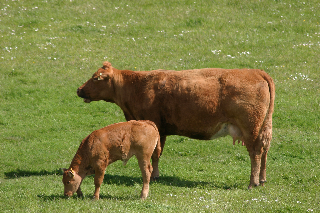
%> input picture Project/textonizationTestImg.bmp, 320 x 213 px
$ octave testFeatureResponse.m   (GNU Octave 9; MATLAB toolbox functions it lacks are replaced by stand-ins)
%> lines starting %> are read from the running program, lines starting %| are printed output that depends on the picture; in (x1, y1, x2, y2) boxes, pixels count from 0 and x2, y2 are one past the last pixel; in counts of white or black regions, pixels touching at a corner belong together; the program's own positions count from 1
### Project/imgTextonization.m
%{
imgTextonization.m

ML founndations - 2012A
Yaniv Bar

Generate image texton map.
This is done by obtaining a 17 - dimensional feature filtered image bank which is clustered using k-means and assigned values.

The feature filtered image bank is made of 3 Gaussians, 4 Laplacian of Gaussians (LoG) and 4 first order derivatives of Gaussians.
The three Gaussian kernels (with sigma = 1, 2, 4) are applied to each H,S,V channel, thus producing 9 filter responses.
The four LoGs (with sigma = 1, 2, 4, 8) were applied to the V channel only, thus producing 4 filter responses.
The four derivatives of Gaussians were divided into the two x and y aligned sets, each with two different
values of kernels (sigma = 2, 4). Derivatives of Gaussians were also applied to the V channel only, thus producing 4 final filter
responses.

Therefore, each pixel in each image has associated a 17-dimensional feature vector. These 17-dimensional feature
vectors are then clustered using k-means and assigned values which represents the textonized image.

Input:
Im - a colored image (matrix)
filterBank - 11 dimensional filter bank
numClusters - number or clusters

Output:
textonizedIm - textonized image
%}
function [textonizedIm]=imgTextonization(Im, filterBank,numClusters)
% The training image is convolved with a 17-dimensional filter-bank at scale k
numFeatures = 17;

Im = im2double(Im);
[Im_n,Im_m,Im_d]=size(Im);
Im_hsv = rgb2hsv(Im);
Im_h = Im_hsv(:,:,1);
Im_s = Im_hsv(:,:,2);
Im_v = Im_hsv(:,:,3);

cell{1,1}=conv2(Im_h,filterBank{1,1},'same');
cell{1,2}=conv2(Im_s,filterBank{1,1},'same');
cell{1,3}=conv2(Im_v,filterBank{1,1},'same');
cell{1,4}=conv2(Im_h,filterBank{1,2},'same');
cell{1,5}=conv2(Im_s,filterBank{1,2},'same');
cell{1,6}=conv2(Im_v,filterBank{1,2},'same');
cell{1,7}=conv2(Im_h,filterBank{1,3},'same');
cell{1,8}=conv2(Im_s,filterBank{1,3},'same');
cell{1,9}=conv2(Im_v,filterBank{1,3},'same');
cell{1,10}=conv2(Im_v,filterBank{1,4},'same');
cell{1,11}=conv2(Im_v,filterBank{1,5},'same');
cell{1,12}=conv2(Im_v,filterBank{1,6},'same');
cell{1,13}=conv2(Im_v,filterBank{1,7},'same');
cell{1,14}=conv2(Im_v,filterBank{1,8},'same');
cell{1,15}=conv2(Im_v,filterBank{1,9},'same');
cell{1,16}=conv2(Im_v,filterBank{1,10},'same');
cell{1,17}=conv2(Im_v,filterBank{1,11},'same');

%The 17D responses for all training pixels are then whitened (to give zero mean and unit covariance),
X=zeros(Im_n*Im_m, numFeatures);
for i=1:numFeatures
    pixelFeatureVec = cell{1,i}(:);
    pixelFeatureVec = pixelFeatureVec - mean(pixelFeatureVec);
    pixelFeatureVec=pixelFeatureVec/std(pixelFeatureVec(:));
    X(:,i) = pixelFeatureVec;
end

[X,rY,initC,finalC]=my_kMeansClustering(X,numClusters,20);
rY=rY(:,numFeatures+1);

%[rY,ctrs] = kmeans(X,numClusters,'Distance','sqEuclidean','Start','sample','Replicates',1,'MaxIter',20); %matlab imp. (alt.)

textonizedIm = reshape(rY, Im_n, Im_m);

### Project/my_kMeansClustering.m
%{
my_kMeansClustering.m

ML founndations - 2012A
Yaniv Bar

kMeans algorithm implementation.

Input:
X - matrix data: objects in columns and attributes in rows
k - number of clusters
maxIter - max iteration
isRand - random initialization (if true), sequential initialization otherwise

Output:
X - matrix data
rY - a column verctor which represents the group of each object
initC - initial centroids
finalC - final centroids
%}
function [X,rY,initC,finalC]=my_kMeansClustering(X,k,maxIter,isRand)
if (nargin<4)
    isRand=0;
else
    isRand=1;
end

[numOfObjects,numOfAtts]=size(X);
% initial value of centroid
if (isRand==1)
    % random initialization
    p = randperm(k);
    for i=1:k
        initC(i,:)=X(p(i),:);
    end
else
    % sequential initialization
    for i=1:k
        initC(i,:)=X(i,:);
    end
end
finalC=initC;
% initialize as zero vector
temp=zeros(numOfObjects,1);
for tempIter=1:maxIter
    % calculate objcets-centroid distances
    d=computeEuclideanDistMatrix(X,finalC);
    % find group matrix g
    [z,g]=min(d,[],2);
    if (g==temp)
        % stop the iteration,
        break;
    else
        % copy group matrix to temporary variable
        temp=g;
    end
    for i=1:k
        f=find(g==i);
        % only compute centroid if f is not empty
        if f
            finalC(i,:)=mean(X(find(g==i),:),1);
        end
    end
end
rY=[X,g];
end

### Project/computeEuclideanDistMatrix.m
%{
computeEuclideanDistMatrix.m

ML founndations - 2012A
Yaniv Bar

compute euclidean distance matrix

Input:
A - matrix A
B - matrix B

Output:
d - distance matrix
%}
function d=computeEuclideanDistMatrix(A,B)
[hA,wA]=size(A);
[hB,wB]=size(B);
if (hA==1&& hB==1)
   d=sqrt(dot((A-B),(A-B)));
else
   C=zeros(wB,hB);
   C(1,:)=ones(1,hB);

   %C=[ones(1,hB);zeros(1,hB)];
   D=flipud(C);

   E=zeros(wA,hA);
   E(1,:)=ones(1,hA);

   %E=[ones(1,hA);zeros(1,hA)];


   F=flipud(E);
   G=A*C;
   H=A*D;
   I=B*E;
   J=B*F;
   d=sqrt((G-I').^2+(H-J').^2);
end

### Project/getTextonLayerImg.m
%{
getTextonLayerImg.m

ML founndations - 2012A
Yaniv Bar

Get the texton layer image based on textonized image and a texton value.

Input:
t - texton
textonizedIm - textonized image

Output:
textonLayerIm - texton layer image
%}
function [textonLayerIm]=getTextonLayerImg(t,textonizedIm)
[n,m]=size(textonizedIm);
fullTextonLayerIm=ones(n,m).*t;
textonLayerIm=(textonizedIm==fullTextonLayerIm);


### Project/calcIntImg.m
%{
calcIntImg.m

ML founndations - 2012A
Yaniv Bar

calculate the integral image

Input:
f - image

Output:
g - integral image
%}
function g = calcIntImg(f)
[f_n,f_m]=size(f);
g=zeros(f_n,f_m);
for i=1:f_n
    for j=1:f_m
        tempSum=sum(sum(f(1:i,1:j)));
        g(i,j)=tempSum;
    end
end

### Project/calcFeatureResponse.m
%{
calcFeatureResponse.m

ML founndations - 2012A
Yaniv Bar

Calculate feature response given rectangle tl and br positions
and texton integral image.

Input:
r_tl - rect tl point
r_br - rect br point
textonIntIm - texton integral image

Output:
featureResponse - feature response value
featureResponsePerc - feature response perc
%}

function [featureResponse, featureResponsePerc]=calcFeatureResponse(r_tl,r_br,textonIntIm)
% s1 s2
% s3 s4
r_tl_x=r_tl(1);
r_tl_y=r_tl(2);
r_br_x=r_br(1);
r_br_y=r_br(2);
areaDim=size(textonIntIm(r_tl_y:r_br_y,r_tl_x:r_br_x));
area=areaDim(1)*areaDim(2);
s4=textonIntIm(r_br_y,r_br_x);
s2=textonIntIm(r_tl_y,r_br_x);
s3=textonIntIm(r_br_y,r_tl_x);
s1=textonIntIm(r_tl_y,r_tl_x);
featureResponse = s4-s3-s2+s1;
featureResponsePerc = (featureResponse / area);

### Project/getFilterBank.m
%{
getFilterBank.m

ML founndations - 2012A
Yaniv Bar

Get the following 11 - dimensional filter bank.
The filter bank is made of 3 Gaussians, 4 Laplacian of Gaussians (LoG) and 4 first order derivatives of Gaussians.
(three Gaussian kernels (with sigma = 1, 2, 4) , four LoGs kerneks (with sigma = 1, 2, 4, 8), four derivatives of Gaussians (x and y aligned sets),
each with two different values of kernels (sigma = 2, 4).

Input:
filterSize - filter size

Output:
filtrerBank - 11 dimensional filter bank (cell)
%}
function [filtrerBank]=getFilterBank(filterSize)
DISP_FILTER_BANK_FLAG=0;
type1_numFilters = 3;
type2_numFilters = 4;
type3_numFilters = 4;

sigma_val1=1;
sigma_val2=2;
sigma_val4=4;
sigma_val8=8;

gaussianFilter = getSymmetricGaussianFilter(filterSize,sigma_val1);
cell{1,1}=gaussianFilter;
gaussianFilter = getSymmetricGaussianFilter(filterSize,sigma_val2);
cell{1,2}=gaussianFilter;
gaussianFilter = getSymmetricGaussianFilter(filterSize,sigma_val4);
cell{1,3}=gaussianFilter;
logFilter = getSymmetricLogFilter(filterSize,sigma_val1);
cell{1,4}=logFilter;
logFilter = getSymmetricLogFilter(filterSize,sigma_val2);
cell{1,5}=logFilter;
logFilter = getSymmetricLogFilter(filterSize,sigma_val4);
cell{1,6}=logFilter;
logFilter = getSymmetricLogFilter(filterSize,sigma_val8);
cell{1,7}=logFilter;
gaussianFilter = getOneDimGaussianFilter(filterSize,sigma_val2,'X');
cell{1,8}=gaussianFilter;
gaussianFilter = getOneDimGaussianFilter(filterSize,sigma_val4,'X');
cell{1,9}=gaussianFilter;
gaussianFilter = getOneDimGaussianFilter(filterSize,sigma_val2,'Y');
cell{1,10}=gaussianFilter;
gaussianFilter = getOneDimGaussianFilter(filterSize,sigma_val4,'Y');
cell{1,11}=gaussianFilter;

filtrerBank = cell;

if(DISP_FILTER_BANK_FLAG == 1)
    figure;
    for i=1:type1_numFilters
        subplot(2,type1_numFilters,i); imagesc(filtrerBank{i});colormap(gray);
        subplot(2,type1_numFilters,i+type1_numFilters); mesh(filtrerBank{i});
    end
    figure;
    for i=1:type2_numFilters
        subplot(2,type2_numFilters,i); imagesc(filtrerBank{type1_numFilters+i});colormap(gray);
        subplot(2,type2_numFilters,i+type2_numFilters); mesh(filtrerBank{type1_numFilters+i});
    end
    figure;
    for i=1:type3_numFilters
        subplot(2,type3_numFilters,i); imagesc(filtrerBank{type1_numFilters+type2_numFilters+i});colormap(gray);
        subplot(2,type3_numFilters,i+type3_numFilters); mesh(filtrerBank{type1_numFilters+type2_numFilters+i});
    end
end

### Project/getOneDimGaussianFilter.m
%{
getOneDimGaussianFilter.m

ML founndations - 2012A
Yaniv Bar

Get a derivative Gaussian lowpass filter
of size 'filterSize' with standard deviation 'sigma'

Input:
filterSize - filter size
sigma - standard deviation
der - (X) 1D-X, (Y) 1D-Y

Output:
gaussianFilter -  a one directional Gaussian lowpass filter
%}

function [gaussianFilter]=getOneDimGaussianFilter(filterSize, sigma, der)
if(strcmp(der,'X')==1)
  gaussianFilter=myGaussianFilter(filterSize,sigma,'X');
elseif(strcmp(der,'Y')==1)
  gaussianFilter=myGaussianFilter(filterSize,sigma,'Y');
end

### Project/getSymmetricGaussianFilter.m
%{
getSymmetricGaussianFilter.m

ML founndations - 2012A
Yaniv Bar

Get a rotationally symmetric Gaussian lowpass filter
of size 'filterSize' with standard deviation 'sigma'

Input:
filterSize - filter size
sigma - standard deviation

Output:
gaussianFilter -  a rotationally symmetric Gaussian lowpass filter
%}

function [gaussianFilter]=getSymmetricGaussianFilter(filterSize, sigma)
gaussianFilter=myGaussianFilter(filterSize,sigma,'S');
% alt: gaussianFilter=fspecial('gaussian',filterSize,sigma);

### Project/getSymmetricLogFilter.m
%{
getSymmetricLogFilter.m

ML founndations - 2012A
Yaniv Bar

Get a rotationally symmetric LOG filter
of size 'filterSize' with standard deviation 'sigma' using fspecial method

Input:
filterSize - filter size
sigma - standard deviation

Output:
logFilter -  a rotationally symmetric LOG filter
%}

function [logFilter]=getSymmetricLogFilter(filterSize, sigma)
logFilter=fspecial('log',filterSize,sigma);

### Project/myGaussianFilter.m
%{
myGaussianFilter.m

ML founndations - 2012A
Yaniv Bar

Input:
filterSize - filter size
filterStd - filter standard deviation
der - (X) 1D-X, (Y) 1D-Y, (S) 2D - Sym (X & Y)

Output:
outputFilter - filter

%}
function [outputFilter]=myGaussianFilter(filterSize,filterStd, der);
filter_n = filterSize(1);
filter_m =  filterSize(2);

[x,y] = meshgrid(-floor(filter_m/2):floor((filter_m-1)/2),-floor(filter_n/2):floor((filter_n-1)/2));
% generating gaussian filter

if(strcmp(der,'S')==1)
    D=sqrt(x.^2+y.^2);
    outputFilter=exp(-(D.^2)./(2*(filterStd.^2)));
elseif(strcmp(der,'X')==1)
    D=sqrt(x.^2);
    outputFilter=exp(-(D.^2)./(2*(filterStd.^2)));
elseif(strcmp(der,'Y')==1)
    D=sqrt(y.^2);
    outputFilter=exp(-(D.^2)./(2*(filterStd.^2)));
end

outputFilter=outputFilter./(sum(sum(outputFilter)));

### Project/testFeatureResponse.m
%{
tesFeatureResponse.m

ML founndations - 2012A
Yaniv Bar

Testing shape filter response

%}
clear;

imgFileName = 'textonizationTestImg.bmp';
srcIm = imread(imgFileName);
%> srcIm is the input picture: size 213x320x3 uint8; mean R, G, B 125.8, 128.4, 66.8
Im = im2double(srcIm);
[Im_n,Im_m,Im_d]=size(Im);
%> Im_n = 213; Im_m = 320; Im_d = 3
filterSize=[35,35];
numClusters=5;
filtrerBank=getFilterBank(filterSize);
textonizedIm=uint8(imgTextonization(Im, filtrerBank, numClusters));
%> in imgTextonization, `Im_hsv = rgb2hsv(Im);`: Im_hsv: size 213x320x3 double; mean H, S, V 0.172, 0.532, 0.537
%> in imgTextonization, `Im_v = Im_hsv(:,:,3);`:
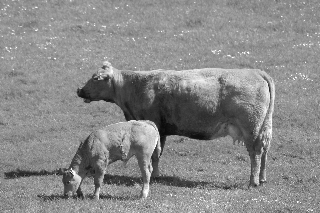
%> Im_v: size 213x320 double; min 0.0353, max 1, mean 0.537
%> in my_kMeansClustering, `[numOfObjects,numOfAtts]=size(X);`: numOfObjects = 68160; numOfAtts = 17
%> textonizedIm: size 213x320 uint8
textonizedIm=im2double(textonizedIm);
%> textonizedIm: size 213x320 double
textonizedIm=imadjust(textonizedIm,[min(textonizedIm(:)),max(textonizedIm(:))],[0,1]);
textons=unique(textonizedIm)
%> textons = [0; 0.25; 0.5; 0.75; 1]
numTextons=length(textons);
%> numTextons = 5

figure;
subplot(1,2,1); imagesc(textonizedIm);
subplot(1,2,2); imhist(textonizedIm);
%> after `imhist(textonizedIm)`:
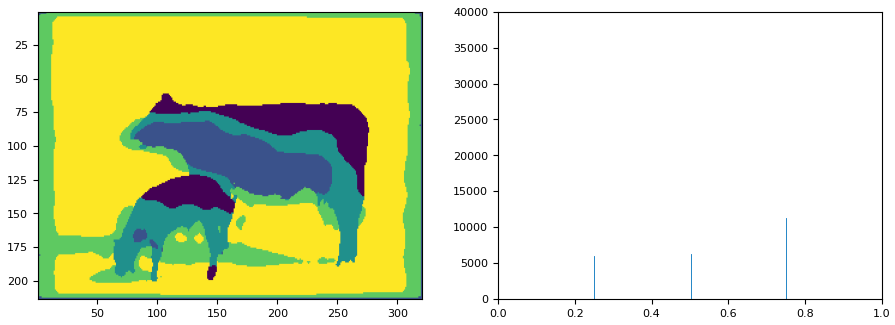
%> figure redrawn from the program's plot data, 2 panels

% test 1
tempTextonizedIm=textonizedIm;
i=[111,68];
r_tl=[76,27];
r_br=[119,71];
t=textons(5);
%> t = 1
border = 0.3;

tempTextonizedIm(r_tl(2),r_tl(1):r_br(1)) = border;
%> tempTextonizedIm: size 213x320 double; min 0, max 1, mean 0.775
tempTextonizedIm(r_br(2),r_tl(1):r_br(1)) = border;
%> tempTextonizedIm: size 213x320 double; min 0, max 1, mean 0.775; mean of the top-left, top-right, bottom-left and bottom-right quarters 0.843, 0.756, 0.735, 0.769
tempTextonizedIm(r_tl(2):r_br(2),r_tl(1)) = border;
%> tempTextonizedIm: size 213x320 double; min 0, max 1, mean 0.775; mean of the top-left, top-right, bottom-left and bottom-right quarters 0.841, 0.756, 0.735, 0.769
tempTextonizedIm(r_tl(2):r_br(2),r_br(1)) = border;
%> tempTextonizedIm: size 213x320 double; min 0, max 1, mean 0.774

textonLayerIm=getTextonLayerImg(t,textonizedIm);
%> in getTextonLayerImg, `fullTextonLayerIm=ones(n,m).*t;`: fullTextonLayerIm: size 213x320 double; every value is 1
%> in getTextonLayerImg, `textonLayerIm=(textonizedIm==fullTextonLayerIm);`:
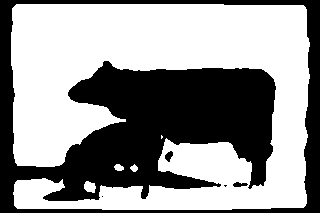
%> textonLayerIm: size 213x320 logical; 58.3% white; 5 black regions (2 under 20 px), largest, box (x1, y1, x2, y2) and area: (0, 0, 320, 213) 28292, (165, 151, 173, 162) 56, (233, 182, 248, 187) 51
textonIntIm=calcIntImg(textonLayerIm);
%> after the loop in calcIntImg, `for i=1:f_n`:
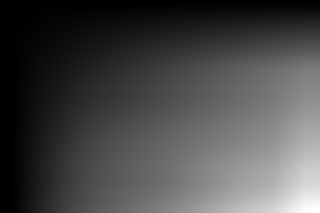
%> g: size 213x320 double; min 0, max 39756, mean 11378.9; drawn with min black and max white

figure;
subplot(1,2,1); imagesc(tempTextonizedIm);title('Shape filter example on textonized image');
hold on
plot(i(1),i(2),'*');
hold off
tempTitle = sprintf('Layered texton image for texton index=%f (red=texton layer)',t);
subplot(1,2,2); imagesc(textonLayerIm);title(tempTitle);
%> after `title(tempTitle)`:
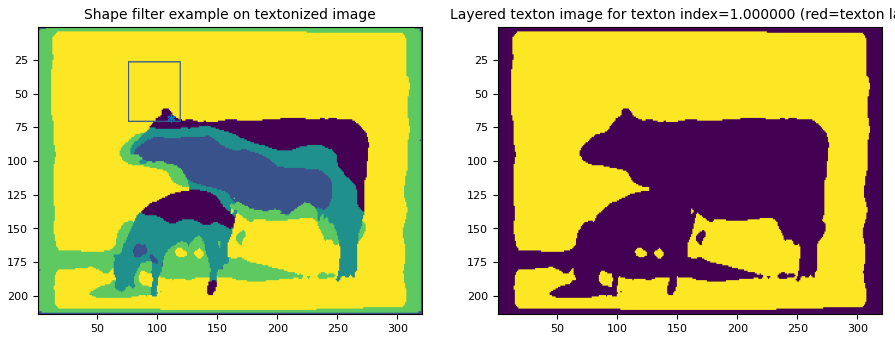
%> figure redrawn from the program's plot data, 2 panels
[featureResponse, featureResponsePerc]=calcFeatureResponse(r_tl,r_br,textonIntIm)
%> in calcFeatureResponse, `areaDim=size(textonIntIm(r_tl_y:r_br_y,r_tl_x:r_br_x));`: areaDim = [45 44]
%> in calcFeatureResponse, `area=areaDim(1)*areaDim(2);`: area = 1980
%> in calcFeatureResponse, `s4=textonIntIm(r_br_y,r_br_x);`: s4 = 7062
%> in calcFeatureResponse, `s2=textonIntIm(r_tl_y,r_br_x);`: s2 = 2447
%> in calcFeatureResponse, `s3=textonIntIm(r_br_y,r_tl_x);`: s3 = 4307
%> in calcFeatureResponse, `s1=textonIntIm(r_tl_y,r_tl_x);`: s1 = 1458
%> in calcFeatureResponse, `featureResponse = s4-s3-s2+s1;`: featureResponse = 1766
%> in calcFeatureResponse, `featureResponsePerc = (featureResponse / area);`: featureResponsePerc = 0.892
%> featureResponse = 1766; featureResponsePerc = 0.892

% test 2
tempTextonizedIm=textonizedIm;
i=[111,68];
r_tl=[76,37];
r_br=[119,91];
t=textons(5);
border = 0.3;

tempTextonizedIm(r_tl(2),r_tl(1):r_br(1)) = border;
tempTextonizedIm(r_br(2),r_tl(1):r_br(1)) = border;
tempTextonizedIm(r_tl(2):r_br(2),r_tl(1)) = border;
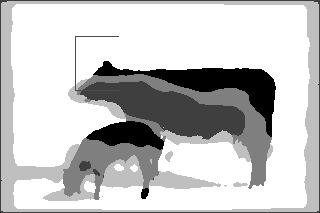
%> tempTextonizedIm: size 213x320 double; min 0, max 1, mean 0.775; mean of the top-left, top-right, bottom-left and bottom-right quarters 0.841, 0.756, 0.735, 0.769
tempTextonizedIm(r_tl(2):r_br(2),r_br(1)) = border;
%> tempTextonizedIm: size 213x320 double; 0.08% of pixels changed, all inside (x1, y1, x2, y2) = (118, 37, 119, 90)

textonLayerIm=getTextonLayerImg(t,textonizedIm);
textonIntIm=calcIntImg(textonLayerIm);

figure;
subplot(1,2,1); imagesc(tempTextonizedIm);title('Shape filter example on textonized image');
hold on
plot(i(1),i(2),'*');
hold off
tempTitle = sprintf('Layered texton image for texton index=%f (red=texton layer)',t);
subplot(1,2,2); imagesc(textonLayerIm);title(tempTitle);

[featureResponse, featureResponsePerc]=calcFeatureResponse(r_tl,r_br,textonIntIm)
%> featureResponse = 1492; featureResponsePerc = 0.617

% test 3
tempTextonizedIm=textonizedIm;
i=[111,68];
r_tl=[158,103];
r_br=[195,118];
t=textons(5);
border = 0.7;

tempTextonizedIm(r_tl(2),r_tl(1):r_br(1)) = border;
%> tempTextonizedIm: size 213x320 double; min 0, max 1, mean 0.776; mean of the top-left, top-right, bottom-left and bottom-right quarters 0.845, 0.757, 0.735, 0.769
tempTextonizedIm(r_br(2),r_tl(1):r_br(1)) = border;
%> tempTextonizedIm: size 213x320 double; min 0, max 1, mean 0.776; mean of the top-left, top-right, bottom-left and bottom-right quarters 0.845, 0.757, 0.735, 0.77
tempTextonizedIm(r_tl(2):r_br(2),r_tl(1)) = border;
tempTextonizedIm(r_tl(2):r_br(2),r_br(1)) = border;
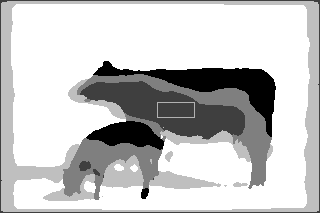
%> tempTextonizedIm: size 213x320 double; min 0, max 1, mean 0.777

textonLayerIm=getTextonLayerImg(t,textonizedIm);
textonIntIm=calcIntImg(textonLayerIm);

figure;
subplot(1,2,1); imagesc(tempTextonizedIm);title('Shape filter example on textonized image');
hold on
plot(i(1),i(2),'*');
hold off
tempTitle = sprintf('Layered texton image for texton index=%f (red=texton layer)',t);
subplot(1,2,2); imagesc(textonLayerIm);title(tempTitle);

[featureResponse, featureResponsePerc]=calcFeatureResponse(r_tl,r_br,textonIntIm)
%> featureResponse = 0; featureResponsePerc = 0
